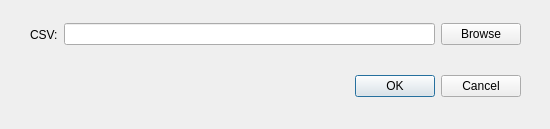
<?xml version="1.0" encoding="UTF-8"?>
<ui version="4.0">
 <class>Dialog</class>
 <widget class="QDialog" name="Dialog">
  <property name="geometry">
   <rect>
    <x>0</x>
    <y>0</y>
    <width>550</width>
    <height>129</height>
   </rect>
  </property>
  <property name="windowTitle">
   <string>Dialog</string>
  </property>
  <widget class="QDialogButtonBox" name="buttonBox">
   <property name="geometry">
    <rect>
     <x>180</x>
     <y>70</y>
     <width>341</width>
     <height>32</height>
    </rect>
   </property>
   <property name="orientation">
    <enum>Qt::Horizontal</enum>
   </property>
   <property name="standardButtons">
    <set>QDialogButtonBox::Cancel|QDialogButtonBox::Ok</set>
   </property>
  </widget>
  <widget class="QWidget" name="">
   <property name="geometry">
    <rect>
     <x>30</x>
     <y>20</y>
     <width>491</width>
     <height>29</height>
    </rect>
   </property>
   <layout class="QHBoxLayout" name="horizontalLayout">
    <item>
     <widget class="QLabel" name="label">
      <property name="text">
       <string>CSV:</string>
      </property>
     </widget>
    </item>
    <item>
     <widget class="QLineEdit" name="lineEdit"/>
    </item>
    <item>
     <widget class="QPushButton" name="pushButton">
      <property name="text">
       <string>Browse</string>
      </property>
     </widget>
    </item>
   </layout>
  </widget>
 </widget>
 <resources/>
 <connections>
  <connection>
   <sender>buttonBox</sender>
   <signal>accepted()</signal>
   <receiver>Dialog</receiver>
   <slot>accept()</slot>
   <hints>
    <hint type="sourcelabel">
     <x>248</x>
     <y>254</y>
    </hint>
    <hint type="destinationlabel">
     <x>157</x>
     <y>274</y>
    </hint>
   </hints>
  </connection>
  <connection>
   <sender>buttonBox</sender>
   <signal>rejected()</signal>
   <receiver>Dialog</receiver>
   <slot>reject()</slot>
   <hints>
    <hint type="sourcelabel">
     <x>316</x>
     <y>260</y>
    </hint>
    <hint type="destinationlabel">
     <x>286</x>
     <y>274</y>
    </hint>
   </hints>
  </connection>
 </connections>
</ui>
